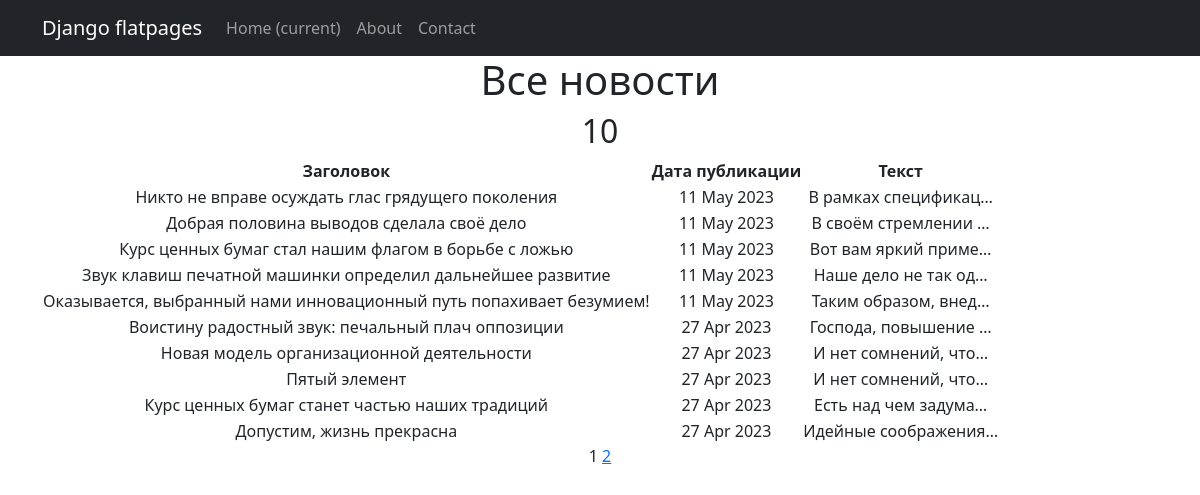
The page /news/ on the database as committed earlier.
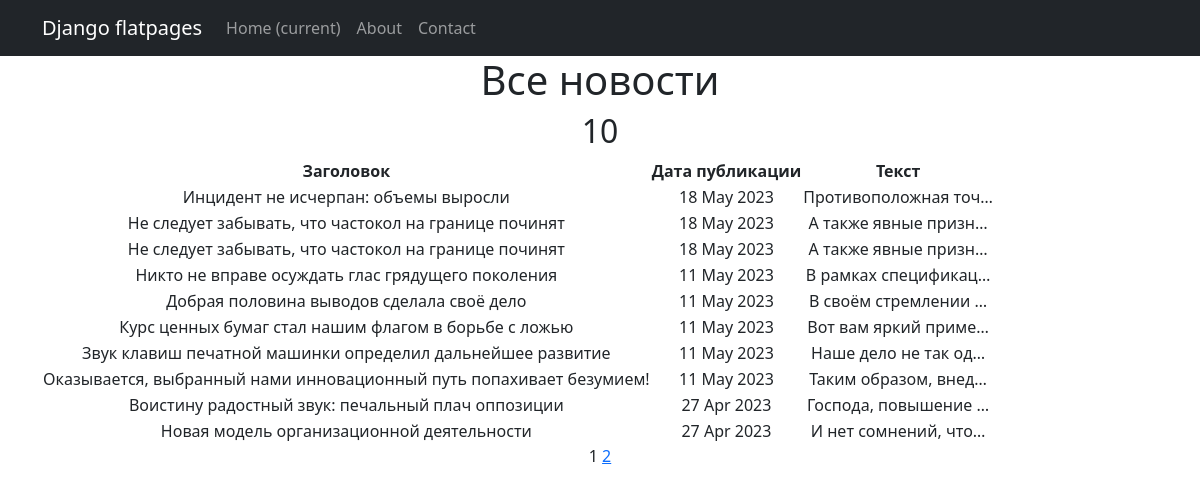
The same page on the database as committed later.
### news/models.py (models this page shows, shortened)
class Post(models.Model):
    author = models.ForeignKey(Author, on_delete = models.CASCADE)
    NEWS = 'NW'
    ARTICLE = 'AR'
    CATEGORY_CHOISE = (
        (NEWS, 'Новость'),
        (ARTICLE, 'Статья')
    )
    categoryType = models.CharField(max_length= 2, choices= CATEGORY_CHOISE, default= ARTICLE, verbose_name='Тип')
    dateCreate = models.DateTimeField(auto_now_add = True)
    postCategory = models.ManyToManyField(Category, through= 'PostCategory', verbose_name='Категория')
    title = models.CharField(max_length = 256, verbose_name='Заголовок')
    text = models.TextField(verbose_name='Содержимое')
    rating  = models.IntegerField(default = 0)

### news/views.py (the view)
# urls.py: path('', PostsList.as_view(), name = 'post_list'),
class PostsList(ListView):
    model = Post
    ordering = '-dateCreate'
    template_name = 'posts.html'
    context_object_name = 'posts'
    paginate_by = 10

### news/templatetags/censor.py (called while the page is built)
def intersection(list1, list2):
    temp = set(list2)
    list3 = [value for value in list1 if value in temp]
    return  list3

@register.filter()
def censor(text):
    list_words = re.findall(r'\b\w+\b', text.lower())
    find_words = intersection(list, list_words)
    for word in find_words:
        l = word[0] + ('*' * (len(word) - 1))
        text = text.replace(word.lower(), l)
    return text

### news/templatetags/custom_tags.py (called while the page is built)
@register.simple_tag(takes_context=True)
def url_replace(context, **kwargs):
   d = context['request'].GET.copy()
   for k, v in kwargs.items():
       d[k] = v
   return d.urlencode()

### templates/posts.html (shortened to what this page needs)
{% extends 'flatpages/default.html' %}
{% load censor %}
{% load custom_tags %}
{% block content %}
<h1>Все новости</h1>
<h2>{{ posts | length}}</h2>
    {% if posts %}
        <table>
            <tr>
                <td><b>Заголовок</b></td>
                <td><b>Дата публикации</b></td>
                <td><b>Текст</b></td>
            </tr>
            {% for post in posts %}
            <tr>
                <td>{{ post.title | censor }}</td>
                <td>{{ post.dateCreate | date:'d M Y' }}</td>
                <td>{{ post.text | truncatechars:20 }}</td>
                <td>
                </td>
            </tr>
            {% endfor %}
         </table>
    {% else %}
        <h2>Новостей нет!</h2>
    {% endif %}
    {{ page_obj.number }}
    {% if page_obj.has_next %}
       <a href="?{% url_replace page=page_obj.next_page_number %}">{{ page_obj.next_page_number }}</a>
   {% endif %}
{% endblock content %}

Rows that differ between the two databases and show on the page:
no longer on this page (row unchanged): Post: title|censor "Пятый элемент", dateCreate "27 Apr 2023", text "И нет сомнений, что…"
no longer on this page (row unchanged): Post: title|censor "Курс ценных бумаг станет частью наших традиций", dateCreate "27 Apr 2023", text "Есть над чем задума…"
no longer on this page (row unchanged): Post: title|censor "Допустим, жизнь прекрасна", dateCreate "27 Apr 2023", text "Идейные соображения…"
added Post: title|censor "Инцидент не исчерпан: объемы выросли", dateCreate "18 May 2023", text "Противоположная точ…"
added Post: title|censor "Не следует забывать, что частокол на границе починят", dateCreate "18 May 2023", text "А также явные призн…"
added Post: title|censor "Не следует забывать, что частокол на границе починят", dateCreate "18 May 2023", text "А также явные призн…"
